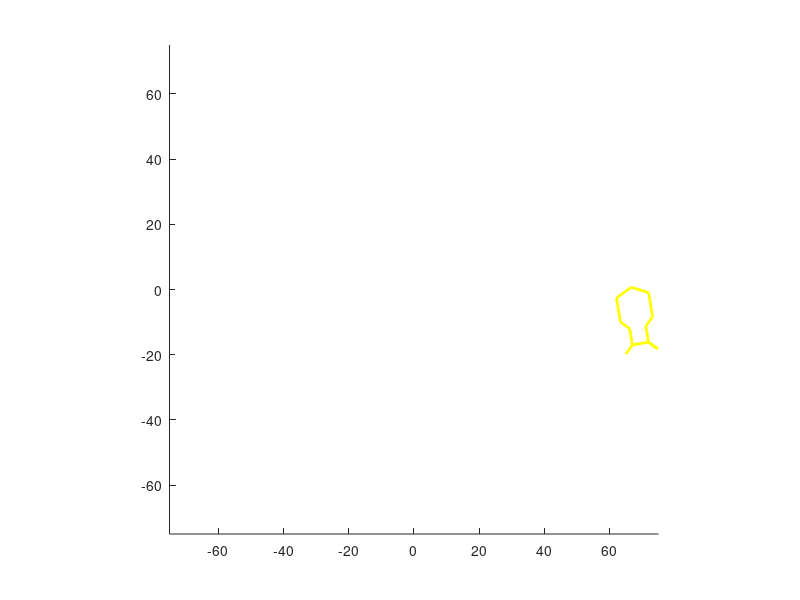

MATLAB code to generate this figure:
function movebug7
clear
clf
close all

global new_verts fverts
x=0;
y=0;

arena_size=75; %bigger arena makes things more interesting.
draw_robot() % show robot for the first time (no arguments)
axis([-arena_size arena_size -arena_size arena_size]);  % create dummy arena
set(gca,'color','k');
axis square
set(gca,'Visible','on');

t = 0;
DT=.1;
tstop = 200;
tvec = t:DT:tstop;

tgt = [150*rand(1,2)-[75. 75.]]; %food target location

%Make Food
f_center = tgt;
f_width = 5;
food = rectangle('Position',[f_center(1)-f_width(1)/2,f_center(2)-f_width(1)/2,f_width(1),f_width(1)],'Curvature',[0.5,0.5],'EdgeColor','w');
set(food,'Position',[f_center(1)-f_width(1)/2,f_center(2)-f_width(1)/2,f_width(1),f_width(1)],'Curvature',[0.5,0.5]);


heading_angle=0;



xR = 10;   % Identify the X and Y coordinate of the R and L sensor from the
          % robot description
yR = -5;
xL = 10;
yL = 5;

% Compute the magnitude of the sensor info
%                                                                                                                                                                                                                                   
sensorL = sqrt((xL - f_center(1)).^2 + (yL - f_center(2)).^2);
sensorR = sqrt((xR - f_center(1)).^2 + (yR - f_center(2)).^2);
draw_robot(x,y, heading_angle);

for k=1:length(tvec) 
    
    [motorL, motorR] = brain(sensorL, sensorR);

    vel_left = motorL / 10;   % relate the left and right velocities to motor
                                % outputs
    vel_right = motorR / 10;
    
    heading_angle = heading_angle + atan(((vel_right - vel_left)) / 10); % update heading angle and x,y location of robot
    
    x = x + (vel_left + vel_right)./2 * DT * cos(heading_angle); %change x direction
    y = y + (vel_left + vel_right)./2 * DT * sin(heading_angle); %change y direction

% Compute the magnitude of the sensor info 
    sensorL = sqrt((xL - f_center(1)).^2 + (yL - f_center(2)).^2);
    sensorR = sqrt((xR - f_center(1)).^2 + (yR - f_center(2)).^2);

    if x>arena_size % have arena wrap on itself
        x=-arena_size;
    end
    if y>arena_size
        y=-arena_size;
    end
    if x<-arena_size
        x=arena_size;
    end
    if y<-arena_size
        y=arena_size;
    end
 
    % heading_angle = pi/2;
    draw_robot(x,y, heading_angle);
    drawnow
    
    xR = new_verts(1);   % Identify the X and Y coordinate of the R and L sensor from the
    %         robot description
    yR = new_verts(14);
    xL = new_verts(11);
    yL = new_verts(24);
    
    DL = sqrt((x - f_center(1)).^2 + (y - f_center(2)).^2);
    
    if DL < 10
        tgt = [150*rand(1,2)-[75. 75.]];
        f_center = tgt;
        set(food,'Position',[f_center(1)-f_width(1)/2,f_center(2)-f_width(1)/2,f_width(1),f_width(1)],'Curvature',[0.5,0.5]);
    end
end



function draw_robot(x,y,heading_angle)
persistent nverts npts verts linewidth color hrobot
global new_verts fverts 

%persistent variables are local to the function but kept in memory for the
%next function call


if(nargin < 3)
    % initialize
    [verts linewidth color] = robot_coords;
    fverts=verts;
    nverts = size(verts,1);
    npts = size(verts, 2);
    figure(1);
    hold on;
    % Show the robot's current location
    for i=1:nverts
        hrobot(i) = plot(verts(i,1:(npts/2)), verts(i,(npts/2+1):npts),'color',color(i,:),'linewidth',linewidth(i));
    end
    
else
    % redraw the robot in the new configuration
    tmp_verts = verts;
    
    % adjust heading - rotate the entire robot
    cosa = cos(heading_angle);
    sina = sin(heading_angle);
    new_verts(:,1:(npts/2)) =  x + cosa * tmp_verts(:,1:(npts/2)) - sina * tmp_verts(:,(npts/2+1):npts);
    new_verts(:,(npts/2+1):npts) =  y + sina * tmp_verts(:,1:(npts/2)) + cosa * tmp_verts(:,(npts/2+1):npts);
    
    figure(1);
    hold on
    for i=1:nverts
        set(hrobot(i),'xdata',new_verts(i,1:(npts/2)),'ydata',new_verts(i,(npts/2+1):npts));
    end
    

   
end
%--------------------------------------------------------------------------
% end of draw_robot
%--------------------------------------------------------------------------

%--------------------------------------------------------------------------
% robot_coords
%--------------------------------------------------------------------------
function [verts, width, color] = robot_coords

height=10;
width=5;

% the first set of coordinates are for x, the next set are for y.  All
% hard-coded in current iteration..

c=1;

  
xc=[10. 7.5   2.5  0. -7.5 -10 -7.5 0. 2.5 7.5 10. 7.5 7.5];
yc=[-5.  -2.5 -2.5 -5. -5. 0 5. 5. 2.5 2.5  5.   2.5 -2.5];

verts(c, :) = [xc'; yc'];



width(c) = 2; color(c,:) = [1 1 0]; c=c+1;
%--------------------------------------------------------------------------
% end of robot_coords
%--------------------------------------------------------------------------      

function [motorL, motorR] = brain(sensorL, sensorR)
  
  % COWARD (uncomment for action)
  motorL = 250 - sensorL
  motorR = 250 - sensorR
  
  % AGGRESSOR
  % motorL = 250 - sensorR;   % compute a relationship of sensor input to motor output
  % motorR = 250 - sensorL;
 